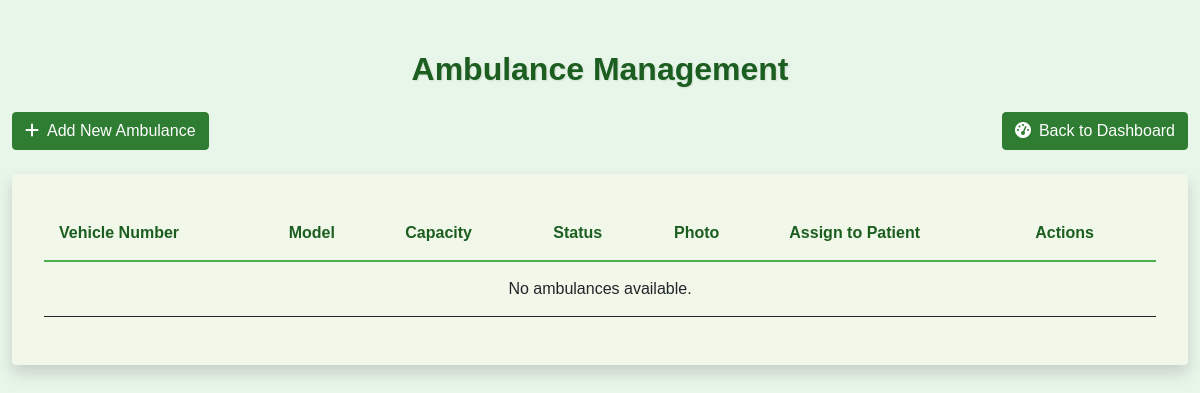
The app's page /ambulances/, older data.
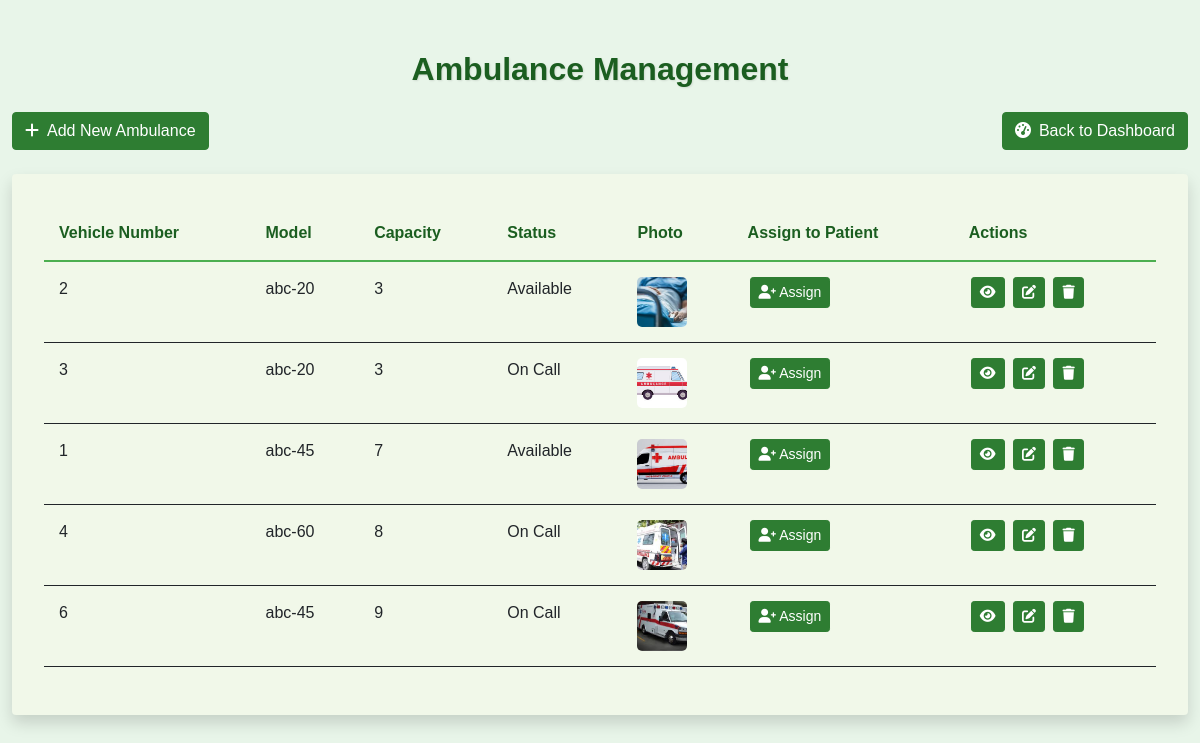
The same page, newer data.
### hospital/models.py (models this page shows, shortened)
class Ambulance(models.Model):
    vehicle_number = models.CharField(max_length=20, unique=True)
    model = models.CharField(max_length=100)
    capacity = models.PositiveIntegerField()
    STATUS_CHOICES = [
        ('available', 'Available'),
        ('on_call', 'On Call'),
        ('maintenance', 'Under Maintenance'),
    ]
    status = models.CharField(max_length=20, choices=STATUS_CHOICES,
                              default='available')
    last_maintenance = models.DateField(null=True, blank=True)
    photo = models.ImageField(upload_to='ambulance_photos/',
                              null=True, blank=True)

### hospital/views.py (the view)
# urls.py: path('ambulances/', views.AmbulanceListView.as_view(), name='ambulance_list'),
class AmbulanceListView(ListView):
    model = Ambulance
    template_name = 'hospital/ambulance_list.html'
    context_object_name = 'ambulances'

### hospital/templates/hospital/ambulance_list.html (shortened to what this page needs)
<!DOCTYPE html>
<html lang="en">
<head>
    <link href="https://cdn.jsdelivr.net/npm/bootstrap@5.1.3/dist/css/bootstrap.min.css" rel="stylesheet">
    <link href="https://cdnjs.cloudflare.com/ajax/libs/font-awesome/6.0.0-beta3/css/all.min.css" rel="stylesheet">
</head>
<body>
    <div class="container">
        <h2 class="text-center mb-4">Ambulance Management</h2>
        <div class="d-flex justify-content-between mb-4">
            <a href="{% url 'ambulance_create' %}" class="btn btn-success">
                <i class="fas fa-plus me-2"></i>Add New Ambulance
            </a>
            <a href="{% url 'dashboard' %}" class="btn btn-primary">
                <i class="fas fa-tachometer-alt me-2"></i>Back to Dashboard
            </a>
        </div>
        <div class="card shadow">
            <div class="card-body">
                <table class="table table-hover">
                    <thead>
                        <tr>
                            <th>Vehicle Number</th>
                            <th>Model</th>
                            <th>Capacity</th>
                            <th>Status</th>
                            <th>Photo</th>
                            <th>Assign to Patient</th>
                            <th>Actions</th>
                        </tr>
                    </thead>
                    <tbody>
                        {% for ambulance in ambulances %}
                        <tr>
                            <td>{{ ambulance.vehicle_number }}</td>
                            <td>{{ ambulance.model }}</td>
                            <td>{{ ambulance.capacity }}</td>
                            <td>{{ ambulance.get_status_display }}</td>
                            <td>
                                {% if ambulance.photo %}
                                    <img src="{{ ambulance.photo.url }}" alt="Ambulance Photo" class="ambulance-thumbnail">
                                {% else %}
                                    <span class="text-muted">No photo</span>
                                {% endif %}
                            </td>
                            <td>
                                <a href="{% url 'assign_ambulance' %}?ambulance_id={{ ambulance.id }}" class="btn btn-primary btn-sm" title="Assign to Patient">
                                    <i class="fas fa-user-plus"></i> Assign
                                </a>
                            </td>
                            <td>
                                <a href="{% url 'ambulance_detail' ambulance.id %}" class="btn btn-info btn-sm" title="View Details">
                                    <i class="fas fa-eye"></i>
                                </a>
                                <a href="{% url 'ambulance_update' ambulance.id %}" class="btn btn-warning btn-sm" title="Edit">
                                    <i class="fas fa-edit"></i>
                                </a>
                                <a href="{% url 'ambulance_delete' ambulance.id %}" class="btn btn-danger btn-sm" title="Delete">
                                    <i class="fas fa-trash"></i>
                                </a>
                            </td>
                        </tr>
                        {% empty %}
                        <tr>
                            <td colspan="7" class="text-center">No ambulances available.</td>
                        </tr>
                        {% endfor %}
                    </tbody>
                </table>
            </div>
        </div>
    </div>
</body>
</html>

Row changes from the older to the newer data that the page shows:
added Ambulance: vehicle_number "2", model "abc-20", capacity "3", status "Available", photo (picture)
added Ambulance: vehicle_number "3", model "abc-20", capacity "3", status "On Call", photo (picture)
added Ambulance: vehicle_number "1", model "abc-45", capacity "7", status "Available", photo (picture)
added Ambulance: vehicle_number "4", model "abc-60", capacity "8", status "On Call", photo (picture)
added Ambulance: vehicle_number "6", model "abc-45", capacity "9", status "On Call", photo (picture)
Text that changed along with them:
text no longer shown: "No ambulances available."
